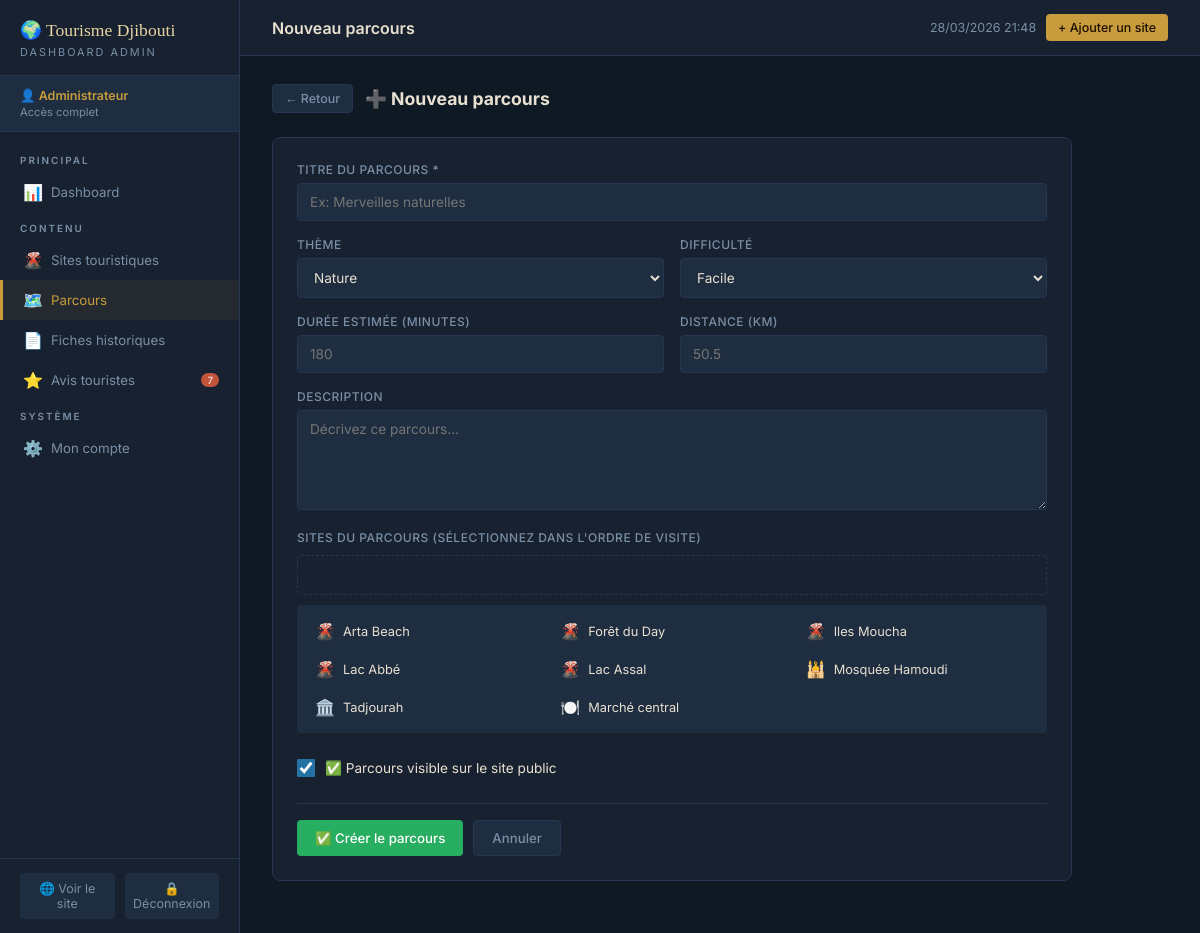
/admin/parcours.php?action=nouveau (signed in), run on the app's committed database.
### tables this page shows
CREATE TABLE sites (
    id INT AUTO_INCREMENT PRIMARY KEY,
    nom VARCHAR(150) NOT NULL,
    description TEXT,
    categorie ENUM('naturel','culturel','historique','gastronomique') NOT NULL,
    latitude DECIMAL(10,7),
    longitude DECIMAL(10,7),
    adresse VARCHAR(200),
    photo VARCHAR(255),
    patrimoine BOOLEAN DEFAULT FALSE,
    actif BOOLEAN DEFAULT TRUE,
    date_creation TIMESTAMP DEFAULT CURRENT_TIMESTAMP
);

### admin/parcours.php (the view, shortened to what this page needs)
<?php
require_once '../config/db.php';
$action = $_GET['action'] ?? 'liste';
if ($action === 'nouveau' || $action === 'modifier') {
    $p = []; $sites_parc = [];
    $tous_sites = $pdo->query("SELECT id,nom,categorie FROM sites WHERE actif=1 ORDER BY categorie,nom")->fetchAll();
    include 'includes/admin_header.php';
    ?>
    <div style="max-width:800px;">
        <div style="display:flex;align-items:center;gap:12px;margin-bottom:24px;">
            <a href="parcours.php" class="btn btn-ghost btn-sm">← Retour</a>
            <h2 style="font-size:1.1rem;color:var(--text);">
                <?= $action==='nouveau' ? '➕ Nouveau parcours' : '✏️ '.htmlspecialchars($p['titre']) ?>
            </h2>
        </div>
        <form method="POST" class="table-card" style="padding:24px;">
            <div class="form-grid cols2">
                <div class="form-group" style="grid-column:1/-1;">
                    <label>Titre du parcours *</label>
                    <input type="text" name="titre" value="<?= htmlspecialchars($p['titre'] ?? '') ?>" required placeholder="Ex: Merveilles naturelles">
                </div>
                <div class="form-group">
                    <label>Thème</label>
                    <select name="theme">
                        <?php foreach(['nature','culture','histoire','aventure','gastronomie'] as $t): ?>
                        <option value="<?=$t?>" <?= ($p['theme']??'')===$t?'selected':'' ?>><?= ucfirst($t) ?></option>
                        <?php endforeach; ?>
                    </select>
                </div>
                <div class="form-group">
                    <label>Difficulté</label>
                    <select name="difficulte">
                        <?php foreach(['facile','moyen','difficile'] as $d): ?>
                        <option value="<?=$d?>" <?= ($p['difficulte']??'')===$d?'selected':'' ?>><?= ucfirst($d) ?></option>
                        <?php endforeach; ?>
                    </select>
                </div>
                <div class="form-group">
                    <label>Durée estimée (minutes)</label>
                    <input type="number" name="duree_estimee" value="<?= $p['duree_estimee'] ?? '' ?>" placeholder="180">
                </div>
                <div class="form-group">
                    <label>Distance (km)</label>
                    <input type="number" name="distance_km" step="0.1" value="<?= $p['distance_km'] ?? '' ?>" placeholder="50.5">
                </div>
                <div class="form-group" style="grid-column:1/-1;">
                    <label>Description</label>
                    <textarea name="description" rows="3" placeholder="Décrivez ce parcours…"><?= htmlspecialchars($p['description'] ?? '') ?></textarea>
                </div>
            </div>
            <div style="margin:16px 0;">
                <label style="display:block;font-size:0.75rem;font-weight:500;color:var(--text-dim);text-transform:uppercase;letter-spacing:0.5px;margin-bottom:10px;">
                    Sites du parcours (sélectionnez dans l'ordre de visite)
                </label>
                <div id="sites-selected" style="min-height:40px;border:1.5px dashed var(--border);border-radius:4px;padding:10px;margin-bottom:10px;display:flex;flex-wrap:wrap;gap:6px;">
                </div>
                <div style="display:grid;grid-template-columns:repeat(auto-fill,minmax(200px,1fr));gap:6px;max-height:220px;overflow-y:auto;padding:10px;background:var(--surface2);border-radius:4px;">
                    <?php foreach ($tous_sites as $s): ?>
                    <label style="display:flex;align-items:center;gap:8px;cursor:pointer;padding:6px 8px;border-radius:3px;transition:background 0.15s;font-size:0.8rem;"
                           onmouseover="this.style.background='var(--border)'" onmouseout="this.style.background=''"
                           onclick="ajouterSite(<?=$s['id']?>, '<?= addslashes($s['nom']) ?>')">
                        <span style="font-size:1rem;"><?= ['naturel'=>'🌋','culturel'=>'🕌','historique'=>'🏛️','gastronomique'=>'🍽️'][$s['categorie']] ?></span>
                        <span style="color:var(--text);"><?= htmlspecialchars($s['nom']) ?></span>
                    </label>
                    <?php endforeach; ?>
                </div>
            </div>
            <div class="form-check">
                <input type="checkbox" name="actif" id="actif" value="1" <?= ($p['actif'] ?? 1) ? 'checked' : '' ?>>
                <label for="actif">✅ Parcours visible sur le site public</label>
            </div>
            <div style="display:flex;gap:10px;padding-top:16px;border-top:1px solid var(--border);margin-top:16px;">
                <button type="submit" name="sauvegarder" class="btn btn-success">
                    <?= $action==='nouveau' ? '✅ Créer le parcours' : '💾 Enregistrer' ?>
                </button>
                <a href="parcours.php" class="btn btn-ghost">Annuler</a>
            </div>
        </form>
    </div>
    <?php include 'includes/admin_footer.php'; exit;
}
include 'includes/admin_header.php';
?>
<?php include 'includes/admin_footer.php'; ?>

### admin/includes/admin_header.php (style rules this page uses)
:root { --bg: #0F1923; --surface: #172130; --surface2: #1E2D40; --border: #253650; --ocean: #1A5276; --ocean-l: #2471A3; --coral: #C0533A; --or: #C89B3C; --or-l: #F0C060; --green: #27AE60; --red: #C0392B; --text: #E8E0D0; --text-dim: #7A8FA6; --sand: #E8D5A3; }
* { box-sizing:border-box; margin:0; padding:0; }
body { font-family:'Inter',sans-serif; background:var(--bg); color:var(--text); min-height:100vh; display:flex; }
.btn { display:inline-flex; align-items:center; gap:6px; padding:9px 18px; border-radius:4px; border:none; font-size:0.83rem; font-weight:500; cursor:pointer; text-decoration:none; transition:all 0.15s; font-family:'Inter',sans-serif; }
.btn-success { background:var(--green); color:white; }
.btn-ghost { background:var(--surface2); color:var(--text-dim); border:1px solid var(--border); }
.btn-sm { padding:6px 12px; font-size:0.78rem; }
.table-card { background:var(--surface); border:1px solid var(--border); border-radius:8px; overflow:hidden; margin-bottom:24px; }
.form-grid { display:grid; gap:16px; }
.form-grid.cols2 { grid-template-columns:1fr 1fr; }
.form-group label { display:block; font-size:0.75rem; font-weight:500; color:var(--text-dim); margin-bottom:6px; text-transform:uppercase; letter-spacing:0.5px; }
.form-group input, .form-group select, .form-group textarea { width:100%; padding:10px 12px; background:var(--surface2); border:1.5px solid var(--border); color:var(--text); border-radius:4px; font-size:0.85rem; font-family:'Inter',sans-serif; transition:border-color 0.15s; }
.form-group select option { background:var(--surface2); }
.form-group textarea { resize:vertical; min-height:100px; }
.form-check { display:flex; align-items:center; gap:10px; padding:10px 0; }
.form-check input[type=checkbox] { width:18px; height:18px; accent-color:var(--ocean-l); }
.form-check label { font-size:0.85rem; color:var(--text); cursor:pointer; }

### data on the page
sites: categorie "🌋", nom "Arta Beach"
sites: categorie "🌋", nom "Forêt du Day"
sites: categorie "🌋", nom "Iles Moucha"
sites: categorie "🌋", nom "Lac Abbé"
sites: categorie "🌋", nom "Lac Assal"
sites: categorie "🕌", nom "Mosquée Hamoudi"
sites: categorie "🏛️", nom "Tadjourah"
sites: categorie "🍽️", nom "Marché central"

### other printed values
$_SESSION['admin_nom'] "Administrateur"
$nb_avis "7"
$page_title "Nouveau parcours"
form field theme "Nature"
form field difficulte "Facile"
